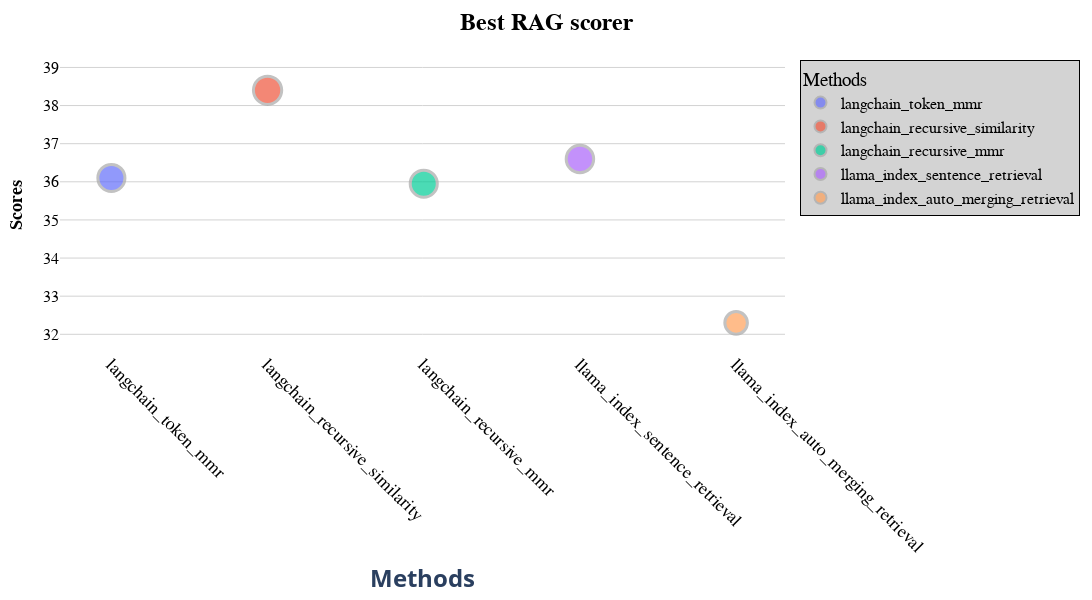

Notebook source saved alongside this figure:
### Code cell
color_sequence = px.colors.qualitative.Plotly

# Create the scatter plot
fig = px.scatter(
    final_df,
    x='method',
    y='best_scorer',
    size='num_top_appearance',
    hover_name='method',
    color='method',  # Assign colors based on the 'system' column
    color_discrete_sequence=color_sequence,  # Use the defined color sequence
    title='<b>Best RAG scorer<b>'
)

# Customize the layout
fig.update_layout(
    title_font=dict(family='Arial, sans-serif', size=24, color='black'),
    title_x=0.5,  # Center the title
    paper_bgcolor='white',  # Background color for the outer area
    plot_bgcolor='white',  # Background color for the plot area
    xaxis=dict(
        title='<b>Methods<b>',
        title_font=dict(size=24),
        tickangle=45,  # Rotate labels
        tickfont=dict(family='Arial, sans-serif', size=18, color='black'),
        showgrid=True  # Hide gridlines
    ),
    yaxis=dict(
        title='<b>Scores<b>',
        title_font=dict(family='Arial, sans-serif', size=18, color='black'),
        tickfont=dict(family='Arial, sans-serif', size=16, color='black'),
        showgrid=True,  # Show gridlines
        gridcolor='lightgrey'  # Gridline color
    ),
    legend=dict(
        title='Methods',
        font=dict(family='Arial, sans-serif', size=16, color='black',),
        bgcolor='lightgrey',  # Background color for the legend
        bordercolor='black',  # Border color for the legend
        borderwidth=1
    ),
    margin=dict(l=60, r=60, t=60, b=60),  # Adjust margins to fit labels
    width=1800,  # Width of the entire plot image
    height=600  # Height of the entire plot image
)

# Customize marker appearance
fig.update_traces(
    marker=dict(
        line=dict(width=3, color='darkgrey')  # Border line for markers
    ),
    selector=dict(mode='markers')
)

# Show the plot
fig.show()

### Figure 1 — Plotly figure (JSON) as saved in the notebook; plotly's stock layout.template omitted (floating-point values rounded to 4 significant figures)
{"data": [{"hovertemplate": "<b>%{hovertext}</b><br><br>method=%{x}<br>best_scorer=%{y}<br>num_top_appearance=%{marker.size}<extra></extra>", "hovertext": ["langchain_token_mmr"], "legendgroup": "langchain_token_mmr", "marker": {"color": "#636EFA", "line": {"color": "darkgrey", "width": 3}, "size": [33], "sizemode": "area", "sizeref": 0.09, "symbol": "circle"}, "mode": "markers", "name": "langchain_token_mmr", "orientation": "v", "showlegend": true, "type": "scatter", "x": ["langchain_token_mmr"], "xaxis": "x", "y": [36.1], "yaxis": "y"}, {"hovertemplate": "<b>%{hovertext}</b><br><br>method=%{x}<br>best_scorer=%{y}<br>num_top_appearance=%{marker.size}<extra></extra>", "hovertext": ["langchain_recursive_similarity"], "legendgroup": "langchain_recursive_similarity", "marker": {"color": "#EF553B", "line": {"color": "darkgrey", "width": 3}, "size": [36], "sizemode": "area", "sizeref": 0.09, "symbol": "circle"}, "mode": "markers", "name": "langchain_recursive_similarity", "orientation": "v", "showlegend": true, "type": "scatter", "x": ["langchain_recursive_similarity"], "xaxis": "x", "y": [38.4], "yaxis": "y"}, {"hovertemplate": "<b>%{hovertext}</b><br><br>method=%{x}<br>best_scorer=%{y}<br>num_top_appearance=%{marker.size}<extra></extra>", "hovertext": ["langchain_recursive_mmr"], "legendgroup": "langchain_recursive_mmr", "marker": {"color": "#00CC96", "line": {"color": "darkgrey", "width": 3}, "size": [33], "sizemode": "area", "sizeref": 0.09, "symbol": "circle"}, "mode": "markers", "name": "langchain_recursive_mmr", "orientation": "v", "showlegend": true, "type": "scatter", "x": ["langchain_recursive_mmr"], "xaxis": "x", "y": [35.95], "yaxis": "y"}, {"hovertemplate": "<b>%{hovertext}</b><br><br>method=%{x}<br>best_scorer=%{y}<br>num_top_appearance=%{marker.size}<extra></extra>", "hovertext": ["llama_index_sentence_retrieval"], "legendgroup": "llama_index_sentence_retrieval", "marker": {"color": "#AB63FA", "line": {"color": "darkgrey", "width": 3}, "size": [34], "sizemode": "area", "sizeref": 0.09, "symbol": "circle"}, "mode": "markers", "name": "llama_index_sentence_retrieval", "orientation": "v", "showlegend": true, "type": "scatter", "x": ["llama_index_sentence_retrieval"], "xaxis": "x", "y": [36.6], "yaxis": "y"}, {"hovertemplate": "<b>%{hovertext}</b><br><br>method=%{x}<br>best_scorer=%{y}<br>num_top_appearance=%{marker.size}<extra></extra>", "hovertext": ["llama_index_auto_merging_retrieval"], "legendgroup": "llama_index_auto_merging_retrieval", "marker": {"color": "#FFA15A", "line": {"color": "darkgrey", "width": 3}, "size": [23], "sizemode": "area", "sizeref": 0.09, "symbol": "circle"}, "mode": "markers", "name": "llama_index_auto_merging_retrieval", "orientation": "v", "showlegend": true, "type": "scatter", "x": ["llama_index_auto_merging_retrieval"], "xaxis": "x", "y": [32.3], "yaxis": "y"}], "layout": {"height": 600, "legend": {"bgcolor": "lightgrey", "bordercolor": "black", "borderwidth": 1, "font": {"color": "black", "family": "Arial, sans-serif", "size": 16}, "itemsizing": "constant", "title": {"text": "Methods"}, "tracegroupgap": 0}, "margin": {"b": 60, "l": 60, "r": 60, "t": 60}, "paper_bgcolor": "white", "plot_bgcolor": "white", "title": {"font": {"color": "black", "family": "Arial, sans-serif", "size": 24}, "text": "<b>Best RAG scorer<b>", "x": 0.5}, "width": 1800, "xaxis": {"anchor": "y", "categoryarray": ["langchain_token_mmr", "langchain_recursive_similarity", "langchain_recursive_mmr", "llama_index_sentence_retrieval", "llama_index_auto_merging_retrieval"], "categoryorder": "array", "domain": [0, 1], "showgrid": true, "tickangle": 45, "tickfont": {"color": "black", "family": "Arial, sans-serif", "size": 18}, "title": {"font": {"size": 24}, "text": "<b>Methods<b>"}}, "yaxis": {"anchor": "x", "domain": [0, 1], "gridcolor": "lightgrey", "showgrid": true, "tickfont": {"color": "black", "family": "Arial, sans-serif", "size": 16}, "title": {"font": {"color": "black", "family": "Arial, sans-serif", "size": 18}, "text": "<b>Scores<b>"}}}}
